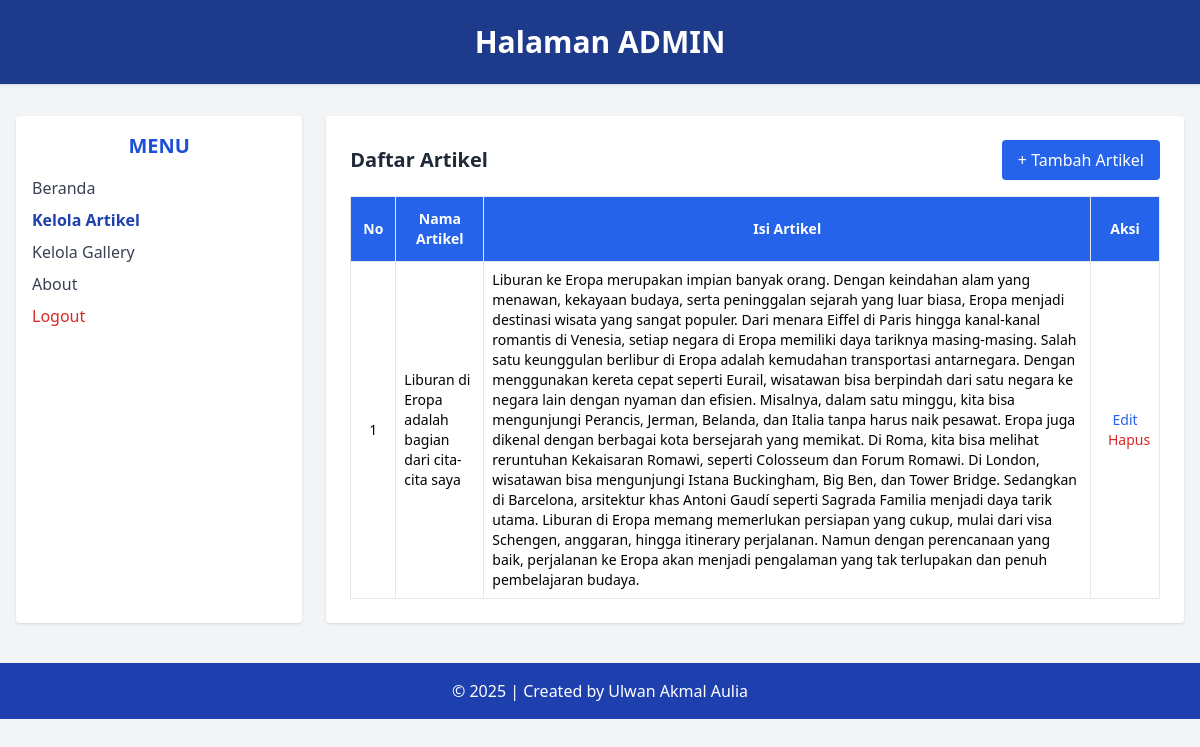
Screenshot of /Admin/data_artikel.php (signed in) with the database file from the repository.
### tables this page shows
CREATE TABLE `tbl_artikel` (
  `id_artikel` int(5) NOT NULL,
  `nama_artikel` text NOT NULL,
  `isi_artikel` text NOT NULL
);

### Admin/data_artikel.php (the view, shortened to what this page needs)
<?php
include('../koneksi.php');
?>
<!DOCTYPE html>
<html lang="en">
<head>
  <script src="https://cdn.tailwindcss.com"></script>
</head>
<body class="bg-gray-100 min-h-screen">
  <header class="bg-blue-900 text-white text-center py-6 shadow">
    <h1 class="text-3xl font-bold"> Halaman ADMIN </h1>
  </header>
  <div class="flex max-w-7xl mx-auto mt-8 px-4">
    <aside class="w-1/4 bg-white rounded shadow p-4">
      <h2 class="text-xl font-semibold text-blue-700 mb-4 text-center">MENU</h2>
      <ul class="space-y-2 text-gray-700">
        <li><a href="beranda_admin.php" class="block hover:text-blue-600">Beranda</a></li>
        <li><a href="data_artikel.php" class="block font-semibold text-blue-800">Kelola Artikel</a></li>
        <li><a href="data_gallery.php" class="block hover:text-blue-600">Kelola Gallery</a></li>
        <li><a href="about.php" class="block hover:text-blue-600">About</a></li>
        <li>
          <a href="logout.php" onclick="return confirm('Apakah anda yakin ingin keluar?');"
             class="block text-red-600 hover:underline font-medium">Logout</a>
        </li>
      </ul>
    </aside>
    <main class="w-3/4 bg-white rounded shadow p-6 ml-6">
      <div class="flex justify-between items-center mb-4">
        <h2 class="text-xl font-bold text-gray-800">Daftar Artikel</h2>
        <a href="add_artikel.php"
           class="bg-blue-600 text-white px-4 py-2 rounded hover:bg-blue-700 transition">+ Tambah Artikel</a>
      </div>
      <table class="min-w-full table-auto border border-gray-300 text-sm">
        <thead class="bg-blue-600 text-white">
          <tr>
            <th class="p-3 border">No</th>
            <th class="p-3 border">Nama Artikel</th>
            <th class="p-3 border">Isi Artikel</th>
            <th class="p-3 border">Aksi</th>
          </tr>
        </thead>
        <tbody>
          <?php
          $sql = "SELECT * FROM tbl_artikel";
          $query = mysqli_query($db, $sql);
          $no = 1;
          while ($data = mysqli_fetch_array($query)) {
            echo "<tr class='even:bg-gray-50'>";
            echo "<td class='border p-2 text-center'>" . $no++ . "</td>";
            echo "<td class='border p-2'>" . htmlspecialchars($data['nama_artikel']) . "</td>";
            echo "<td class='border p-2'>" . htmlspecialchars($data['isi_artikel']) . "</td>";
            echo "<td class='border p-2 text-center space-x-2'>
                    <a href='edit_artikel.php?id_artikel={$data['id_artikel']}' class='text-blue-600 hover:underline'>Edit</a>
                    <a href='delete_artikel.php?id_artikel={$data['id_artikel']}'
                       onclick='return confirm(\"Yakin ingin menghapus?\")'
                       class='text-red-600 hover:underline'>Hapus</a>
                  </td>";
            echo "</tr>";
          }
          ?>
        </tbody>
      </table>
    </main>
  </div>
  <footer class="bg-blue-800 text-white text-center py-4 mt-10">
    &copy; <?php echo date('Y'); ?> | Created by Ulwan Akmal Aulia
  </footer>
</body>
</html>

### rows the page displays
tbl_artikel: nama_artikel "Liburan di Eropa adalah bagian dari cita-cita saya", isi_artikel "Liburan ke Eropa merupakan impian banyak orang. Dengan keindahan alam yang menawan, kekayaan budaya, serta peninggalan sejarah yang luar biasa, Eropa menjadi destinasi wisata yang sangat populer. Dari menara Eiffel di Paris hingga kanal-kanal romantis di Venesia, setiap negara di Eropa memiliki daya tariknya masing-masing. Salah satu keunggulan berlibur di Eropa adalah kemudahan transportasi antarnegara. Dengan menggunakan kereta cepat seperti Eurail, wisatawan bisa berpindah dari satu negara ke negara lain dengan nyaman dan efisien. Misalnya, dalam satu minggu, kita bisa mengunjungi Perancis, Jerman, Belanda, dan Italia tanpa harus naik pesawat. Eropa juga dikenal dengan berbagai kota…"
